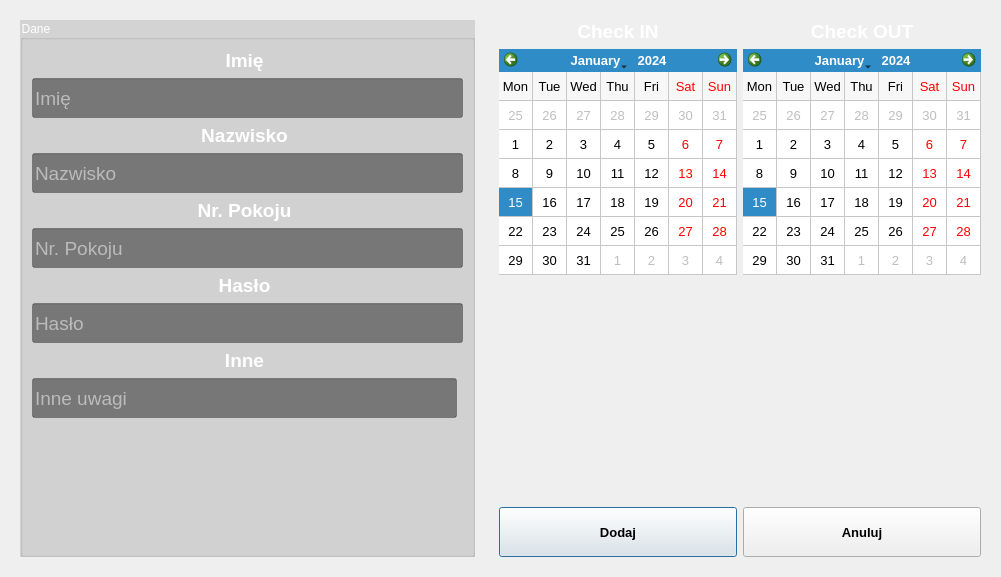
<?xml version="1.0" encoding="UTF-8"?>
<ui version="4.0">
 <class>Hotel_zamelduj</class>
 <widget class="QDialog" name="Hotel_zamelduj">
  <property name="geometry">
   <rect>
    <x>0</x>
    <y>0</y>
    <width>1001</width>
    <height>577</height>
   </rect>
  </property>
  <property name="windowTitle">
   <string>Dialog</string>
  </property>
  <property name="styleSheet">
   <string notr="true">#Hotel_zamelduj{border-image: url(:/img/img/main_bg.jpg);}</string>
  </property>
  <layout class="QHBoxLayout" name="horizontalLayout_2">
   <item>
    <widget class="QWidget" name="widget" native="true">
     <property name="sizePolicy">
      <sizepolicy hsizetype="Expanding" vsizetype="Expanding">
       <horstretch>0</horstretch>
       <verstretch>0</verstretch>
      </sizepolicy>
     </property>
     <layout class="QVBoxLayout" name="verticalLayout_3">
      <item>
       <widget class="QGroupBox" name="groupBox_dane">
        <property name="sizePolicy">
         <sizepolicy hsizetype="Preferred" vsizetype="Preferred">
          <horstretch>0</horstretch>
          <verstretch>0</verstretch>
         </sizepolicy>
        </property>
        <property name="styleSheet">
         <string notr="true">#groupBox_dane{color:white;background-color: rgba(0, 0, 0, 30);}
</string>
        </property>
        <property name="title">
         <string>Dane</string>
        </property>
        <property name="alignment">
         <set>Qt::AlignLeading|Qt::AlignLeft|Qt::AlignVCenter</set>
        </property>
        <property name="flat">
         <bool>false</bool>
        </property>
        <property name="checkable">
         <bool>false</bool>
        </property>
        <property name="checked">
         <bool>false</bool>
        </property>
        <layout class="QGridLayout" name="gridLayout_2">
         <item row="8" column="1">
          <widget class="QLabel" name="label_7">
           <property name="font">
            <font>
             <family>Arial</family>
             <pointsize>14</pointsize>
             <weight>75</weight>
             <bold>true</bold>
            </font>
           </property>
           <property name="styleSheet">
            <string notr="true">color:white</string>
           </property>
           <property name="text">
            <string>Inne</string>
           </property>
           <property name="alignment">
            <set>Qt::AlignCenter</set>
           </property>
          </widget>
         </item>
         <item row="0" column="1">
          <widget class="QLabel" name="label">
           <property name="sizePolicy">
            <sizepolicy hsizetype="Expanding" vsizetype="Preferred">
             <horstretch>0</horstretch>
             <verstretch>0</verstretch>
            </sizepolicy>
           </property>
           <property name="font">
            <font>
             <family>Arial</family>
             <pointsize>14</pointsize>
             <weight>75</weight>
             <bold>true</bold>
            </font>
           </property>
           <property name="styleSheet">
            <string notr="true">color:white</string>
           </property>
           <property name="text">
            <string>Imię</string>
           </property>
           <property name="alignment">
            <set>Qt::AlignCenter</set>
           </property>
          </widget>
         </item>
         <item row="6" column="1">
          <widget class="QLabel" name="label_4">
           <property name="sizePolicy">
            <sizepolicy hsizetype="Expanding" vsizetype="Preferred">
             <horstretch>0</horstretch>
             <verstretch>0</verstretch>
            </sizepolicy>
           </property>
           <property name="font">
            <font>
             <family>Arial</family>
             <pointsize>14</pointsize>
             <weight>75</weight>
             <bold>true</bold>
            </font>
           </property>
           <property name="styleSheet">
            <string notr="true">color:white</string>
           </property>
           <property name="text">
            <string>Hasło</string>
           </property>
           <property name="alignment">
            <set>Qt::AlignCenter</set>
           </property>
          </widget>
         </item>
         <item row="4" column="1">
          <widget class="QLabel" name="label_3">
           <property name="sizePolicy">
            <sizepolicy hsizetype="Expanding" vsizetype="Preferred">
             <horstretch>0</horstretch>
             <verstretch>0</verstretch>
            </sizepolicy>
           </property>
           <property name="font">
            <font>
             <family>Arial</family>
             <pointsize>14</pointsize>
             <weight>75</weight>
             <bold>true</bold>
            </font>
           </property>
           <property name="styleSheet">
            <string notr="true">color:white</string>
           </property>
           <property name="text">
            <string>Nr. Pokoju</string>
           </property>
           <property name="alignment">
            <set>Qt::AlignCenter</set>
           </property>
          </widget>
         </item>
         <item row="2" column="1">
          <widget class="QLabel" name="label_2">
           <property name="sizePolicy">
            <sizepolicy hsizetype="Expanding" vsizetype="Preferred">
             <horstretch>0</horstretch>
             <verstretch>0</verstretch>
            </sizepolicy>
           </property>
           <property name="font">
            <font>
             <family>Arial</family>
             <pointsize>14</pointsize>
             <weight>75</weight>
             <bold>true</bold>
            </font>
           </property>
           <property name="styleSheet">
            <string notr="true">color:white</string>
           </property>
           <property name="text">
            <string>Nazwisko</string>
           </property>
           <property name="alignment">
            <set>Qt::AlignCenter</set>
           </property>
          </widget>
         </item>
         <item row="10" column="1" colspan="2">
          <spacer name="verticalSpacer">
           <property name="orientation">
            <enum>Qt::Vertical</enum>
           </property>
           <property name="sizeHint" stdset="0">
            <size>
             <width>20</width>
             <height>40</height>
            </size>
           </property>
          </spacer>
         </item>
         <item row="1" column="1" colspan="2">
          <widget class="QLineEdit" name="lineEdit_imie">
           <property name="minimumSize">
            <size>
             <width>0</width>
             <height>40</height>
            </size>
           </property>
           <property name="font">
            <font>
             <family>Arial</family>
             <pointsize>14</pointsize>
            </font>
           </property>
           <property name="styleSheet">
            <string notr="true">background-color: rgba(0, 0, 0, 110);
color:white</string>
           </property>
           <property name="placeholderText">
            <string>Imię</string>
           </property>
          </widget>
         </item>
         <item row="3" column="1" colspan="2">
          <widget class="QLineEdit" name="lineEdit_nazwisko">
           <property name="minimumSize">
            <size>
             <width>0</width>
             <height>40</height>
            </size>
           </property>
           <property name="font">
            <font>
             <family>Arial</family>
             <pointsize>14</pointsize>
            </font>
           </property>
           <property name="styleSheet">
            <string notr="true">background-color: rgba(0, 0, 0, 110);
color:white</string>
           </property>
           <property name="placeholderText">
            <string>Nazwisko</string>
           </property>
          </widget>
         </item>
         <item row="5" column="1" colspan="2">
          <widget class="QLineEdit" name="lineEdit_nrPokoju">
           <property name="minimumSize">
            <size>
             <width>0</width>
             <height>40</height>
            </size>
           </property>
           <property name="font">
            <font>
             <family>Arial</family>
             <pointsize>14</pointsize>
            </font>
           </property>
           <property name="styleSheet">
            <string notr="true">background-color: rgba(0, 0, 0, 110);
color:white</string>
           </property>
           <property name="placeholderText">
            <string>Nr. Pokoju</string>
           </property>
          </widget>
         </item>
         <item row="9" column="1">
          <widget class="QLineEdit" name="lineEdit_inne">
           <property name="sizePolicy">
            <sizepolicy hsizetype="Expanding" vsizetype="Fixed">
             <horstretch>50</horstretch>
             <verstretch>0</verstretch>
            </sizepolicy>
           </property>
           <property name="minimumSize">
            <size>
             <width>0</width>
             <height>40</height>
            </size>
           </property>
           <property name="font">
            <font>
             <family>Arial</family>
             <pointsize>14</pointsize>
            </font>
           </property>
           <property name="styleSheet">
            <string notr="true">background-color: rgba(0, 0, 0, 110);
color:white</string>
           </property>
           <property name="placeholderText">
            <string>Inne uwagi</string>
           </property>
          </widget>
         </item>
         <item row="7" column="1" colspan="2">
          <widget class="QLineEdit" name="lineEdit_haslo">
           <property name="minimumSize">
            <size>
             <width>0</width>
             <height>40</height>
            </size>
           </property>
           <property name="font">
            <font>
             <family>Arial</family>
             <pointsize>14</pointsize>
            </font>
           </property>
           <property name="styleSheet">
            <string notr="true">background-color: rgba(0, 0, 0, 110);
color:white</string>
           </property>
           <property name="placeholderText">
            <string>Hasło</string>
           </property>
          </widget>
         </item>
        </layout>
       </widget>
      </item>
     </layout>
    </widget>
   </item>
   <item>
    <widget class="QWidget" name="widget_2" native="true">
     <property name="sizePolicy">
      <sizepolicy hsizetype="Expanding" vsizetype="Expanding">
       <horstretch>0</horstretch>
       <verstretch>0</verstretch>
      </sizepolicy>
     </property>
     <layout class="QGridLayout" name="gridLayout">
      <item row="2" column="0" colspan="2">
       <spacer name="verticalSpacer_2">
        <property name="orientation">
         <enum>Qt::Vertical</enum>
        </property>
        <property name="sizeHint" stdset="0">
         <size>
          <width>20</width>
          <height>40</height>
         </size>
        </property>
       </spacer>
      </item>
      <item row="0" column="1">
       <widget class="QLabel" name="label_6">
        <property name="font">
         <font>
          <family>Arial</family>
          <pointsize>14</pointsize>
          <weight>75</weight>
          <bold>true</bold>
         </font>
        </property>
        <property name="styleSheet">
         <string notr="true">color:white</string>
        </property>
        <property name="text">
         <string>Check OUT</string>
        </property>
        <property name="alignment">
         <set>Qt::AlignCenter</set>
        </property>
       </widget>
      </item>
      <item row="0" column="0">
       <widget class="QLabel" name="label_5">
        <property name="font">
         <font>
          <family>Arial</family>
          <pointsize>14</pointsize>
          <weight>75</weight>
          <bold>true</bold>
         </font>
        </property>
        <property name="styleSheet">
         <string notr="true">color:white</string>
        </property>
        <property name="frameShadow">
         <enum>QFrame::Plain</enum>
        </property>
        <property name="text">
         <string>Check IN</string>
        </property>
        <property name="alignment">
         <set>Qt::AlignCenter</set>
        </property>
       </widget>
      </item>
      <item row="1" column="0">
       <widget class="QCalendarWidget" name="calendar_checkIN">
        <property name="font">
         <font>
          <family>Arial</family>
          <pointsize>10</pointsize>
         </font>
        </property>
        <property name="styleSheet">
         <string notr="true"/>
        </property>
        <property name="minimumDate">
         <date>
          <year>2015</year>
          <month>9</month>
          <day>14</day>
         </date>
        </property>
        <property name="maximumDate">
         <date>
          <year>2279</year>
          <month>12</month>
          <day>31</day>
         </date>
        </property>
        <property name="firstDayOfWeek">
         <enum>Qt::Monday</enum>
        </property>
        <property name="gridVisible">
         <bool>true</bool>
        </property>
        <property name="selectionMode">
         <enum>QCalendarWidget::SingleSelection</enum>
        </property>
        <property name="horizontalHeaderFormat">
         <enum>QCalendarWidget::ShortDayNames</enum>
        </property>
        <property name="verticalHeaderFormat">
         <enum>QCalendarWidget::NoVerticalHeader</enum>
        </property>
       </widget>
      </item>
      <item row="1" column="1">
       <widget class="QCalendarWidget" name="calendar_checkOUT">
        <property name="font">
         <font>
          <family>Arial</family>
          <pointsize>10</pointsize>
         </font>
        </property>
        <property name="minimumDate">
         <date>
          <year>2015</year>
          <month>10</month>
          <day>14</day>
         </date>
        </property>
        <property name="maximumDate">
         <date>
          <year>2279</year>
          <month>12</month>
          <day>31</day>
         </date>
        </property>
        <property name="firstDayOfWeek">
         <enum>Qt::Monday</enum>
        </property>
        <property name="gridVisible">
         <bool>true</bool>
        </property>
        <property name="selectionMode">
         <enum>QCalendarWidget::SingleSelection</enum>
        </property>
        <property name="verticalHeaderFormat">
         <enum>QCalendarWidget::NoVerticalHeader</enum>
        </property>
       </widget>
      </item>
      <item row="3" column="0">
       <widget class="QPushButton" name="pushButton_dodaj">
        <property name="minimumSize">
         <size>
          <width>0</width>
          <height>50</height>
         </size>
        </property>
        <property name="font">
         <font>
          <family>Arial</family>
          <pointsize>10</pointsize>
          <weight>75</weight>
          <bold>true</bold>
         </font>
        </property>
        <property name="text">
         <string>Dodaj</string>
        </property>
       </widget>
      </item>
      <item row="3" column="1">
       <widget class="QPushButton" name="pushButton_anuluj">
        <property name="minimumSize">
         <size>
          <width>0</width>
          <height>50</height>
         </size>
        </property>
        <property name="font">
         <font>
          <family>Arial</family>
          <pointsize>10</pointsize>
          <weight>75</weight>
          <bold>true</bold>
         </font>
        </property>
        <property name="text">
         <string>Anuluj</string>
        </property>
       </widget>
      </item>
     </layout>
    </widget>
   </item>
  </layout>
 </widget>
 <resources/>
 <connections/>
</ui>
